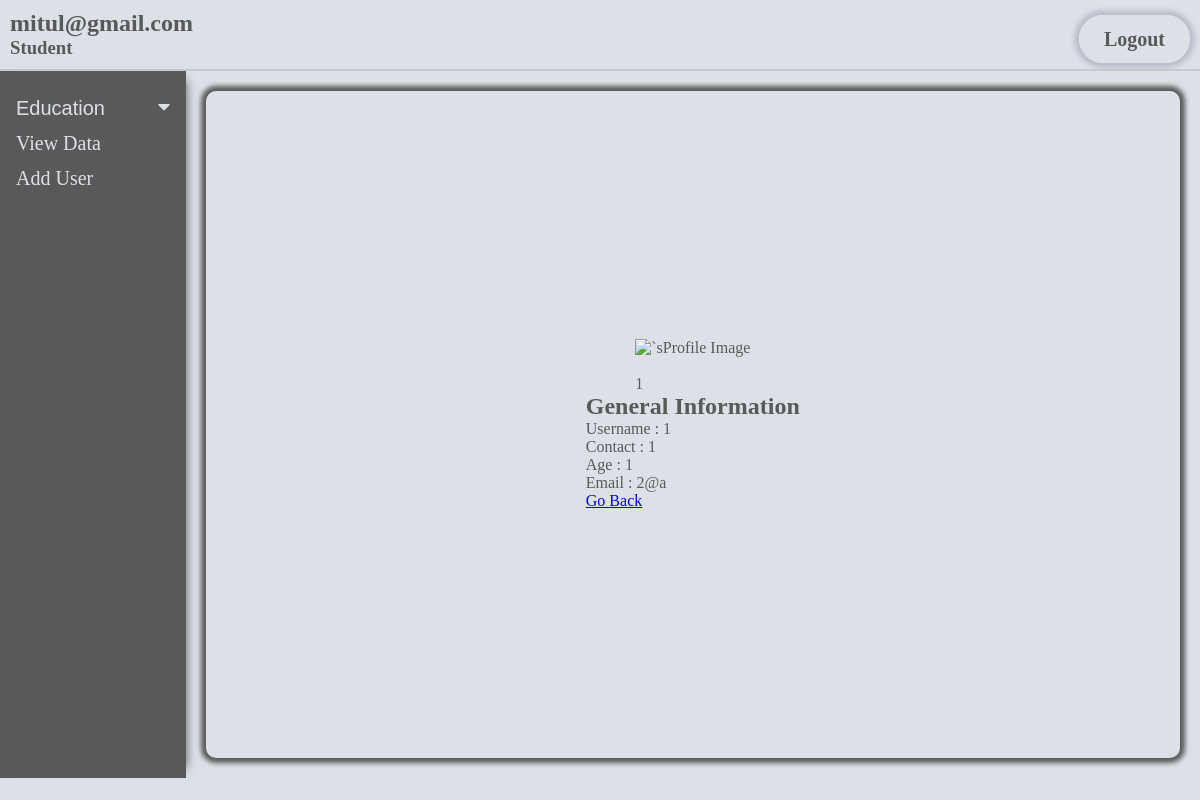
Screenshot of /admin_panel/view_data/view.php?view=13 (signed in) with the database file from the repository.
### tables this page shows
CREATE TABLE `info` (
  `id` int NOT NULL,
  `username` varchar(50) NOT NULL,
  `contact` bigint NOT NULL,
  `age` int NOT NULL,
  `email` varchar(50) NOT NULL,
  `password` varchar(255) NOT NULL,
  `profile_img` varchar(255) NOT NULL
);

### admin_panel/view_data/view.php (the view, shortened to what this page needs)
<?php
include "../db.php";
if (isset($_GET['view'])) {
    $id = $_GET['view'];
    $sql_user_select = "SELECT * FROM info WHERE id=$id";
    $result = mysqli_query($conn, $sql_user_select);
    $data = mysqli_fetch_array($result);
    if ($data) {
        $username = $data['username'];
        $contact = $data['contact'];
        $age = $data['age'];
        $email = $data['email'];
        $profile_img = $data['profile_img'];
    } else {
        echo "error in fetching data";
    }
}
?>
<!DOCTYPE html>
<html lang="en">
<head>
    <link rel="stylesheet" href="../css/style.css">
    <link rel="stylesheet" href="https://cdnjs.cloudflare.com/ajax/libs/font-awesome/4.7.0/css/font-awesome.min.css">
    <link rel="stylesheet" href="../css/table.css">
</head>
<body>
    <div class="container">
        <div class="header">
            <header>
                <div class="view_left">
                    <div class="name">
                        <h2><?php echo $_SESSION['email']; ?></h2>
                    </div>
                    <div class="access_type">
                        <h3><?php echo $_SESSION['access_type']; ?></h3>
                    </div>
                </div>
                <div class="view_right">
                    <div class="profile_img">
                    </div>
                    <div class="logout">
                        <a href="../login/logout.php">Logout</a>
                    </div>
                </div>
            </header>
        </div>
        <div class="body">
            <div class="sidebar">
                <button class="dropdown-btn">Education
                    <i class="fa fa-caret-down"></i>
                </button>
                <a href="view_data.php">View Data</a>
                <a href="#clients">Add User</a>
            </div>
            <div class="main_container">
                <div class="inside_main_container">
                    <div class="view_left">
                        <div class="profile">
                            <div class="img">
                                <img src="<?php echo '../login/images/' . $profile_img; ?>" alt="<?php echo $profile_img . '`sProfile Image'; ?>">
                            </div>
                            <br>
                            <div class="name"><?php echo $username; ?></div>
                        </div>
                    </div>
                    <div class="view_right">
                        <div class="contain">
                            <h2 class="text-center mt-2">General Information</h2>
                            <div class="info">
                                <div>Username : <?php echo $username; ?></div>
                                <div>Contact : <?php echo $contact; ?></div>
                                <div>Age : <?php echo $age; ?></div>
                                <div>Email : <?php echo $email; ?></div>
                                <div><a href="view_data.php" class="btn btn-primary">Go Back</a></div>
                            </div>
                        </div>
                    </div>
                </div>
            </div>
        </div>
    </div>
</body>
</html>

### admin_panel/css/style.css (style rules this page uses)
* { margin: 0; padding: 0; }
body { background: #dde1e7; }
.container { width: 100%; display: flex; flex-direction: column; background: #dde1e7; }
.header { background: #dde1e7; padding: 10px; color: #595959; border-bottom: 2px solid rgba(0, 0, 0, 0.1); box-shadow: 0 2px 3px -1px rgba(0, 0, 0, 0.1); }
header { display: flex; justify-content: space-between; }
.logout>a { width: 100%; font-size: 20px; text-decoration: none; padding: 13px 25px; font-weight: bold; background: #dde1e7; border-radius: 25px; border: none; outline: none; cursor: pointer; color: #595959; box-shadow: 0px 0px 5px 5px #BABECC; }
.body { display: flex; background: #dde1e7; color: #595959; height: 100%; }
.sidebar { display: flex; flex-direction: column; width: 16%; box-shadow: 10px 0px 10px -10px #595959; left: 0; background-color: #111; background-color: #595959; ; overflow-x: hidden; padding-top: 20px; }
.sidebar a, .dropdown-btn { padding: 6px 8px 6px 16px; text-decoration: none; font-size: 20px; color: #dde1e7; display: block; border: none; background: none; width: 100%; text-align: left; cursor: pointer; outline: none; }
.fa-caret-down { float: right; padding-right: 8px; }
.main_container { min-height: 83.35vh; display: flex; width: 84%; padding: 20px; }
.inside_main_container { border-radius: 10px; box-shadow: 0px 0px 5px 5px #595959; width: 100%; display: flex; flex-direction: column; align-items: center; justify-content: center; overflow: auto; }

### rows the page displays
info: username "1", contact "1", age "1", email "2@a"

### other values shown
$_SESSION['email'] "mitul@gmail.com"
$_SESSION['access_type'] "Student"
